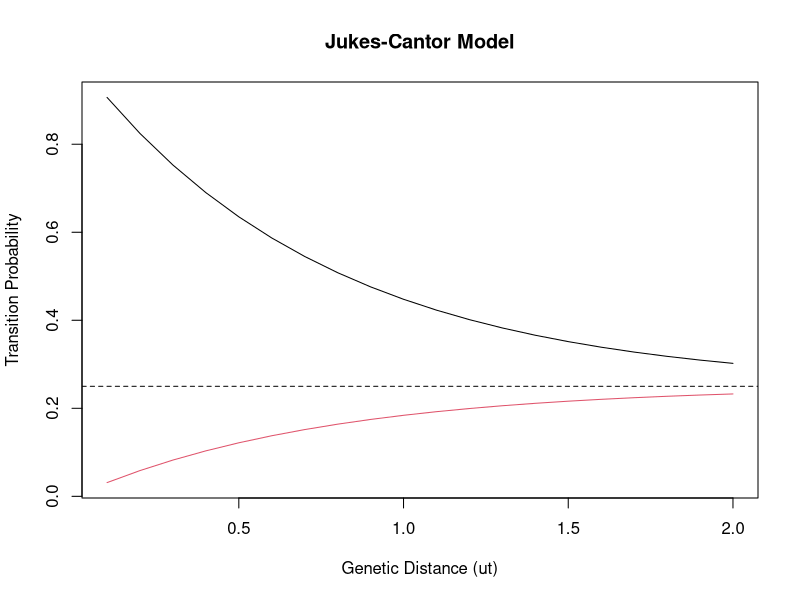
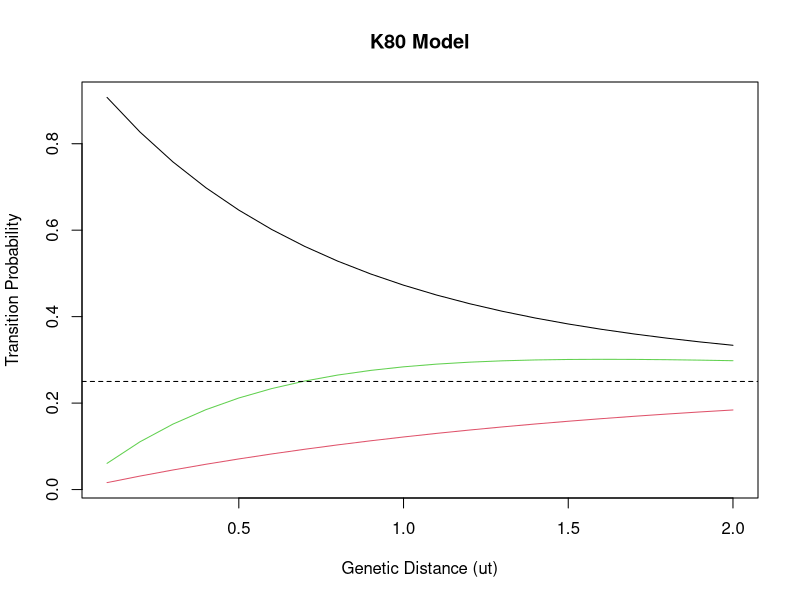

Write R code to recreate these figures, in order. (Note: this script raises an error after producing the figures.)
## ---- chunk 1
library(Matrix)
library(phangorn)
## ---- chunk 2
Q1 <-matrix(c(-3,1,1,1,1,-3,1,1,1,1,-3,1,1,1,1,-3), nrow=4)
Q1
## ---- chunk 3
Q2 <-Q1/3
Q2

## ---- chunk 4
Qt <-expm(Q2)
Qt
## ---- chunk 5
b <-c(1,0,0,0) #initial frequencies of A, G, C, and T.
## ---- chunk 6
b <-b%*%Qt # multiply by transition matrix
b
## ---- chunk 7
t <-seq(0.1,2,.1)
Q.time <-lapply(t, function (x) expm(Q2*x))
pAA <-sapply(Q.time,function(x) x[1,1])
pAC <-sapply(Q.time,function(x) x[1,2])
p.mat <-cbind(pAA,pAC)
matplot(t,p.mat,type="l",lty=1,xlab="Genetic Distance (ut)",ylab="Transition Probability",main="Jukes-Cantor Model")
abline(h=.25,lty=2)
## ---- chunk 8
k=4
b=1/(2+k)
Qk <- b*matrix(c(-2-k,1,k,1,1,-2-k,1,k,k,1,-2-k,1,1,k,1,-2-k),ncol=4)
Qk
## ---- chunk 9
Qk.t <-expm(Qk)
Qk.t
## ---- chunk 10
Qk.t <-lapply(t, function (x) expm(Qk*x))
pAA <-sapply(Qk.t,function(x) x[1,1])
pAC <-sapply(Qk.t,function(x) x[1,2])
pAG <-sapply(Qk.t, function(x) x[1,3])
p.mat <-cbind(pAA,pAC,pAG)
matplot(t,p.mat,type="l",lty=1,xlab="Genetic Distance (ut)",ylab="Transition Probability",main="K80 Model")
abline(h=.25,lty=2)
## ---- chunk 11
dat <-read.FASTA("../BEAST/demo1.fasta")
dat.phy <-phyDat(dat)

dat.mt <-modelTest(dat.phy,G=FALSE,I=FALSE)

dat.mt[with(dat.mt,order(dat.mt$BIC)),c(1:3,6)]
## ---- chunk 12
data(furseals)
fur.phy <-phyDat(fur.dat)
fur.mt <-modelTest(fur.phy,G=FALSE,I=FALSE)
fur.mt[with(fur.mt,order(fur.mt$BIC)),c(1:3,6)]
